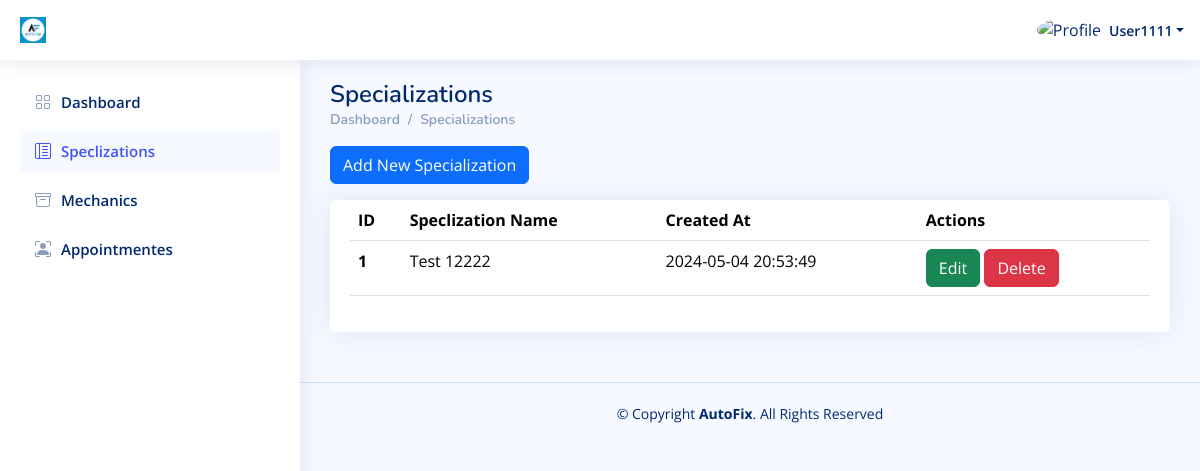
/Admin_Dashboard/Speclizations.php (signed in), run on an earlier commit of the app's database.
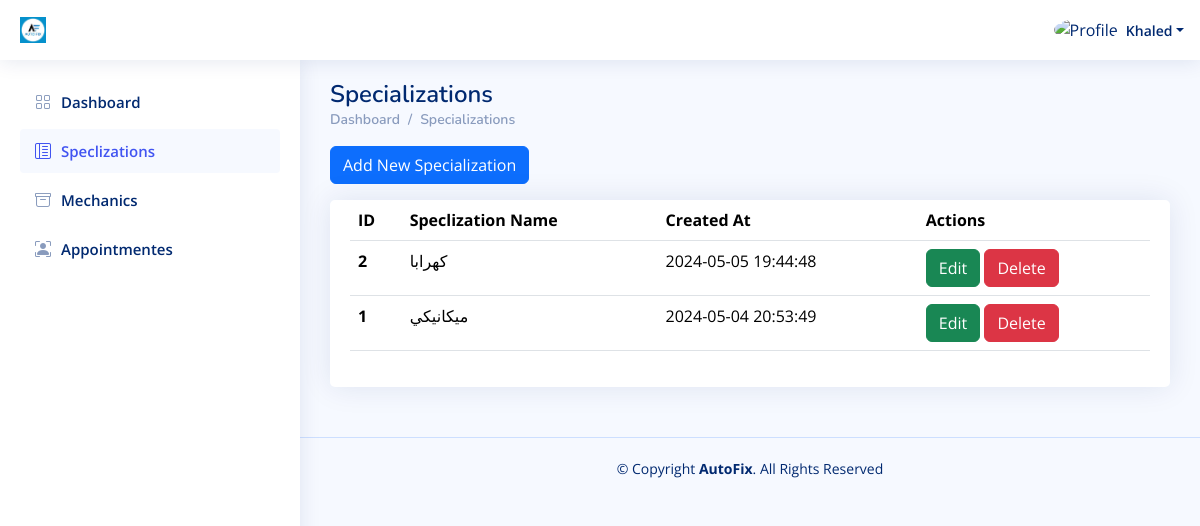
And on a later commit of the database.
### tables this page shows
CREATE TABLE `users` (
  `id` int(11) NOT NULL,
  `specalization_id` int(11) DEFAULT NULL,
  `location_id` int(11) DEFAULT NULL,
  `type` varchar(191) NOT NULL,
  `name` varchar(191) NOT NULL,
  `email` varchar(191) NOT NULL,
  `phone` varchar(191) NOT NULL,
  `password` varchar(191) NOT NULL,
  `total_rate` double NOT NULL DEFAULT 0,
  `active` tinyint(1) NOT NULL DEFAULT 1,
  `created_at` datetime NOT NULL DEFAULT current_timestamp()
);

CREATE TABLE `specliazations` (
  `id` int(11) NOT NULL,
  `name` varchar(191) NOT NULL,
  `active` tinyint(1) NOT NULL DEFAULT 1,
  `created_at` datetime NOT NULL DEFAULT current_timestamp()
);

### Admin_Dashboard/Speclizations.php (the view, shortened to what this page needs)
<?php
include "../Connect.php";
$A_ID = $_SESSION['A_Log'];
if (!$A_ID) {
    echo '<script language="JavaScript">
     document.location="../User_Login.php";
    </script>';
} else {
    $sql1 = mysqli_query($con, "select * from users where id='$A_ID'");
    $row1 = mysqli_fetch_array($sql1);
    $name = $row1['name'];
}
?>
<!DOCTYPE html>
<html lang="en">
  <head>
    <link
      href="../assets/vendor/bootstrap/css/bootstrap.min.css"
      rel="stylesheet"
    />
    <link
      href="../assets/vendor/bootstrap-icons/bootstrap-icons.css"
      rel="stylesheet"
    />
    <link href="../assets/vendor/boxicons/css/boxicons.min.css" rel="stylesheet" />
    <link href="../assets/vendor/quill/quill.snow.css" rel="stylesheet" />
    <link href="../assets/vendor/quill/quill.bubble.css" rel="stylesheet" />
    <link href="../assets/vendor/remixicon/remixicon.css" rel="stylesheet" />
    <link href="../assets/vendor/simple-datatables/style.css" rel="stylesheet" />
    <link href="../assets/css/style.css" rel="stylesheet" />
  </head>
  <body>
    <header id="header" class="header fixed-top d-flex align-items-center">
      <div class="d-flex align-items-center justify-content-between">
        <a href="index.html" class="logo d-flex align-items-center">
          <img src="../assets/img/logo.jpeg" alt="" />
        </a>
      </div>
      <nav class="header-nav ms-auto">
        <ul class="d-flex align-items-center">
          <li class="nav-item dropdown pe-3">
            <a
              class="nav-link nav-profile d-flex align-items-center pe-0"
              href="#"
              data-bs-toggle="dropdown"
            >
              <img
                src="https://www.computerhope.com/jargon/g/guest-user.png"
                alt="Profile"
                class="rounded-circle"
              />
              <span class="d-none d-md-block dropdown-toggle ps-2"><?php echo $name ?></span> </a
            >
          </li>
        </ul>
      </nav>
    </header>
    <?php require './Aside-Nav/Aside.php'?>
    <main id="main" class="main">
      <div class="pagetitle">
        <h1>Specializations</h1>
        <nav>
          <ol class="breadcrumb">
            <li class="breadcrumb-item"><a href="index.html">Dashboard</a></li>
            <li class="breadcrumb-item">Specializations</li>
          </ol>
        </nav>
      </div>
      <section class="section">
        <div class="mb-3">
          <button
            type="button"
            class="btn btn-primary"
            data-bs-toggle="modal"
            data-bs-target="#verticalycentered"
          >
            Add New Specialization
          </button>
        </div>
        <div class="row">
          <div class="col-lg-12">
            <div class="card">
              <div class="card-body">
                <table class="table datatable">
                  <thead>
                    <tr>
                      <th scope="col">ID</th>
                      <th scope="col">Speclization Name</th>
                      <th scope="col">Created At</th>
                      <th scope="col">Actions</th>
                    </tr>
                  </thead>
                  <tbody>
                  <?php
$sql1 = mysqli_query($con, "SELECT * from specliazations ORDER BY id DESC");
while ($row1 = mysqli_fetch_array($sql1)) {
    $speclization_id = $row1['id'];
    $speclization_name = $row1['name'];
    $active = $row1['active'];
    $created_at = $row1['created_at'];
    ?>
                    <tr>
                      <th scope="row"><?php echo $speclization_id ?></th>
                      <td><?php echo $speclization_name ?></td>
                      <td><?php echo $created_at ?></td>
                      <td>
                        <a href="./Edit-Speclization.php?speclization_id=<?php echo $speclization_id ?>" class="btn btn-success"
                          >Edit</a
                        >
                        <?php if ($active == 1) {?>
<a href="./DeleteOrRestoreSpeclization.php?speclization_id=<?php echo $speclization_id ?>&&isActive=<?php echo 0 ?>" class="btn btn-danger">Delete</a>
<?php } else {?>
  <a href="./DeleteOrRestoreSpeclization.php?speclization_id=<?php echo $speclization_id ?>&&isActive=<?php echo 1 ?>" class="btn btn-primary">Restore</a>
<?php }?>
                      </td>
                    </tr>
<?php
}?>
                  </tbody>
                </table>
              </div>
            </div>
          </div>
        </div>
      </section>
    </main>
    <footer id="footer" class="footer">
      <div class="copyright">
        &copy; Copyright <strong><span>AutoFix</span></strong
        >. All Rights Reserved
      </div>
    </footer>
  </body>
</html>

What changed in the data, as far as the page shows it:
changed users: name "User1111" → "Khaled"
added specliazations: id "2", name "كهرابا", created_at "2024-05-05 19:44:48"
changed specliazations id 1: name "Test 12222" → "ميكانيكي"
